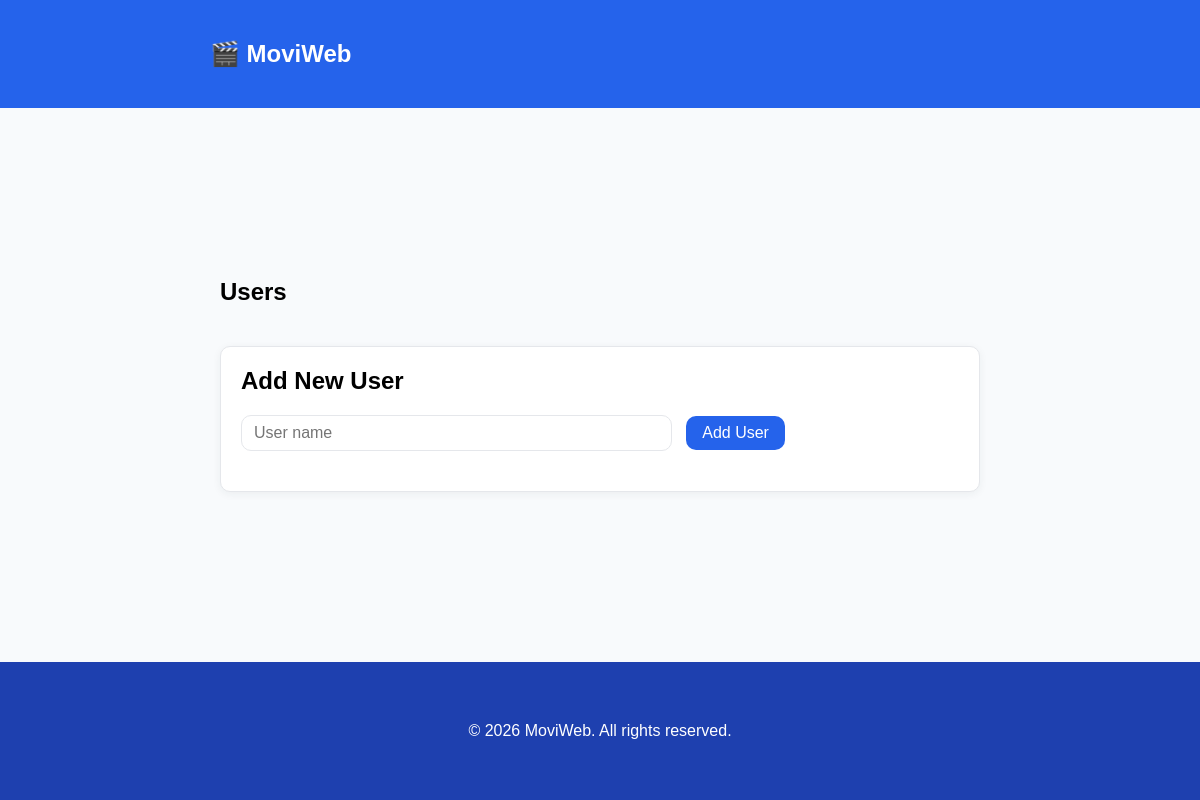
/, run on an earlier commit of the app's database.
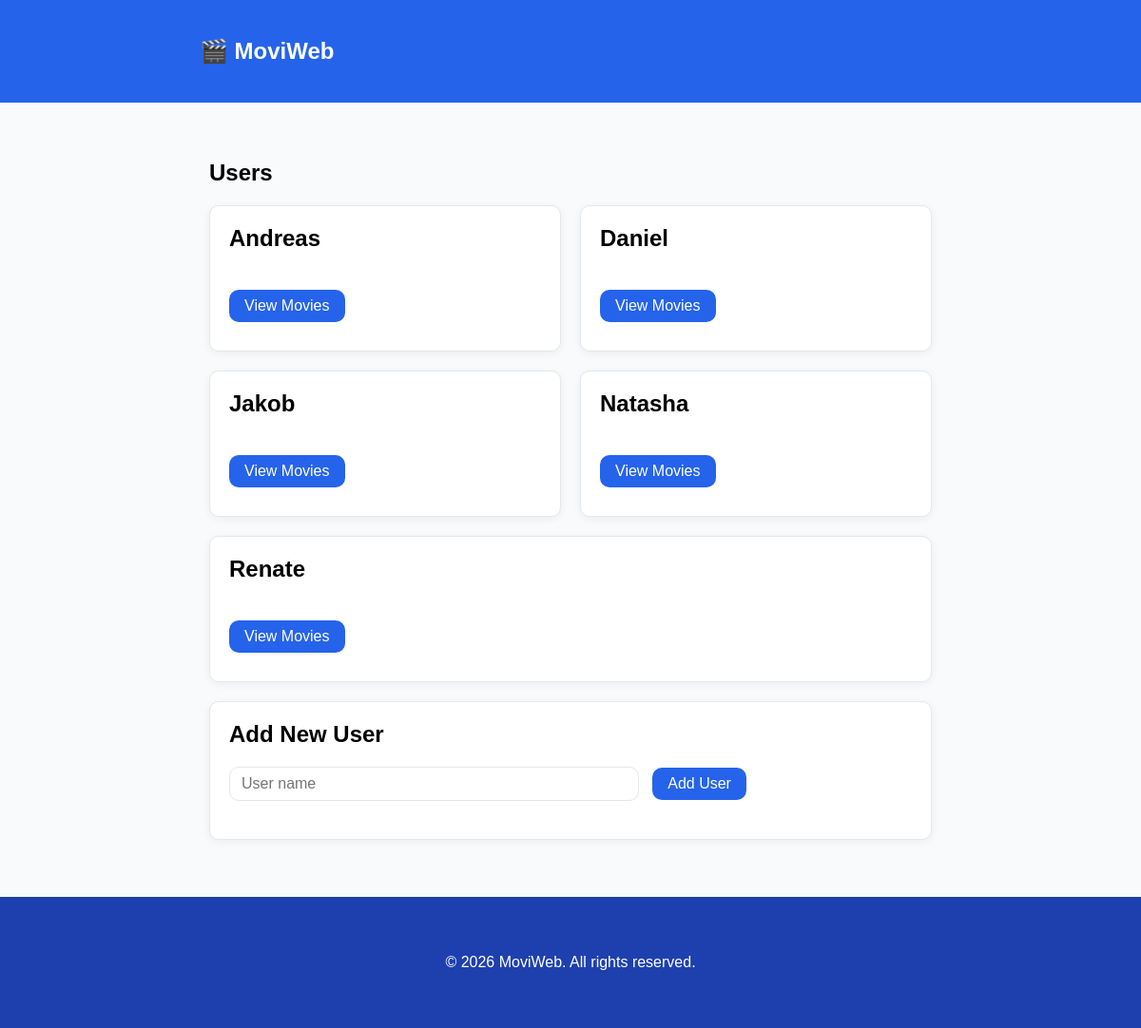
And on a later commit of the database.
### models.py (models this page shows, shortened)
class User(db.Model):
    id = db.Column(db.Integer, primary_key=True)
    name = db.Column(db.String(300), nullable=False)
    movies = db.relationship("Movie", back_populates="user")

### app.py (the view)
@app.route('/')
def home():
    return list_users()

### app.py (called while the page is built)
@app.route('/users', methods=['GET'])
def list_users():
    users = dm.get_users()
    return render_template('index.html', users=users)

### data_manager.py (called while the page is built)
    def get_users(self):
        users = db.session.execute(db.select(User).order_by(User.name)).scalars().all()
        return users

### templates/index.html
{% extends 'base.html' %}
{% block content %}
<section class="card-list user-list">
  <h1>Users</h1>
  <ul>
    {% for user in users %}
    <li class="card">
      <h2>{{ user.name }}</h2>
      <a
          class="btn"
          href="{{ url_for('get_movies', user_id=user.id) }}"
      >
        View Movies
      </a>
    </li>
    {% endfor %}
  </ul>
</section>
<section class="user-form card">
  <h2><label for="name">Add New User</label></h2>
  <form action="{{ url_for('create_user') }}" method="POST">
    <input required type="text" id="name" name="name" placeholder="User name"/>
    <input class="btn" type="submit" value="Add User"/>
  </form>
</section>
{% endblock %}

### templates/base.html (shortened to what this page needs)
<!DOCTYPE html>
<html>
  <head>
  </head>
    <link
        rel="stylesheet"
        href="{{ url_for('static', filename='style.css') }}"
    />
  <body>
    <header>
      <div class="site-logo">
        <h2 class="site-width">🎬 MoviWeb</h2>
      </div>
      <nav class="site-width">
      </nav>
    </header>
    <main class="container site-width">
      {% block content %}{% endblock %}
    </main>
    <footer>
      © 2026 MoviWeb. All rights reserved.
    </footer>
  </body>
</html>

### static/style.css (style rules this page uses)
:root { --primary: #2563EB; --primary-dark: #1E40AF; --bg: #F8FAFC; --border: #E5E7EB; --text: #1E392B; --white: #FFFFFF; --danger: #EF4444; --radius: 10px; --shadow: 0 2px 8px #1E392B0F; }
* { padding: 0; margin: 0; box-sizing: border-box; }
body { font-family: Arial, sans-serif; background-color: var(--bg); min-height: 100vh; display: flex; flex-direction: column; justify-content: space-between; }
ul, li { list-style: none; }
a { color: var(--primary); }
.site-logo { background-color: var(--primary); color: var(--white); padding: 40px 20px; }
.site-logo h2 { max-width: 780px; }
nav { padding: 20px 20px 0 20px; }
footer { background-color: var(--primary-dark); color: var(--white); padding: 60px 20px; text-align: center; }
.site-width { width: 800px; max-width: 800px; margin: auto; }
.container { margin-top: 40px; margin-bottom: 60px; padding: 0 20px; display: flex; flex-direction: column; width: 100%; gap: 20px; }
h1, h2 { margin-bottom: 20px; }
.card-list ul { display: flex; flex-direction: row; flex-wrap: wrap; gap: 20px; }
.card { background-color: var(--white); border: 1px solid var(--border); box-shadow: var(--shadow); border-radius: var(--radius); padding: 20px 20px 30px 20px; }
.btn { color: var(--white); background-color: var(--primary); padding: 8px 16px; border-radius: var(--radius); text-decoration: none; width: fit-content; border: none; font-size: 16px; transition: 0.3s; cursor: pointer; }
input[type="text"], input[type="number"] { padding: 8px 12px; border-radius: var(--radius); border: 1px solid var(--border); font-size: 16px; outline: none; width: 60%; margin-right: 10px; margin-bottom: 10px; }
.user-list .card { display: flex; flex-direction: column; gap: 20px; flex: 250px; }

What changed in the data, as far as the page shows it:
added User: name "Andreas"
added User: name "Daniel"
added User: name "Jakob"
added User: name "Natasha"
added User: name "Renate"
